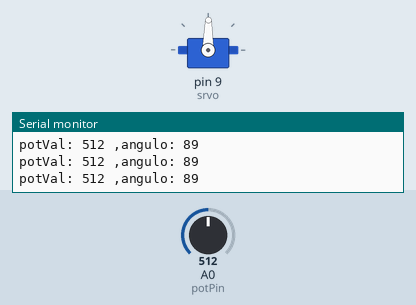
Bench run of a sketch on a simulated Arduino Uno, built with avr-gcc and run on an emulated ATmega328P. Parts: servo, the last lines printed to the serial monitor. The test bench sets the inputs (shaded band); at power-on: A0 (potPin) = 512.

Above: at 1.2 s.
1.3 s: A0 (potPin) set to 716
At 2.5 s:
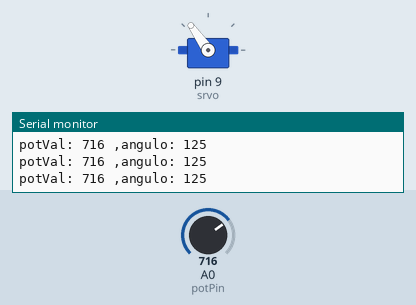
2.8 s: A0 (potPin) set to 900
At 4.0 s:
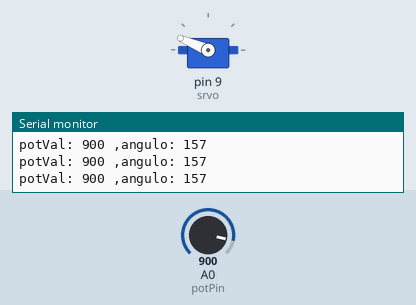
4.3 s: A0 (potPin) set to 1023
At 5.4 s:
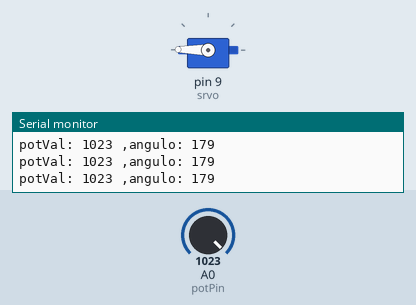
5.8 s: A0 (potPin) set to 306
At 6.9 s:
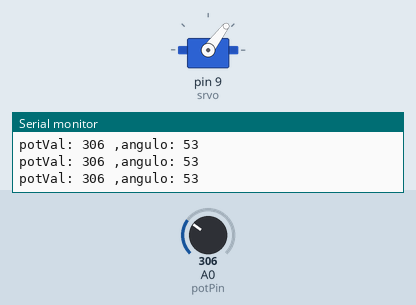
7.3 s: A0 (potPin) set to 122
At 8.2 s:
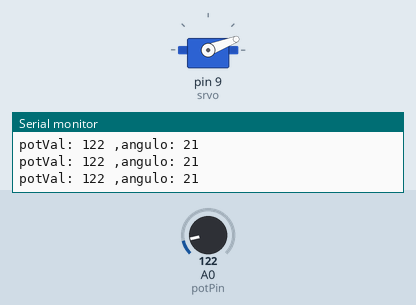
8.8 s: A0 (potPin) set to 511
At 9.6 s:
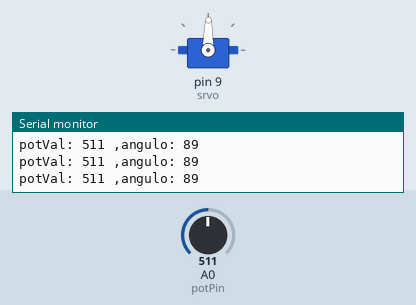
Timing chart, 0 to 11.3 s (numbered marks = the images above; inputs shaded):
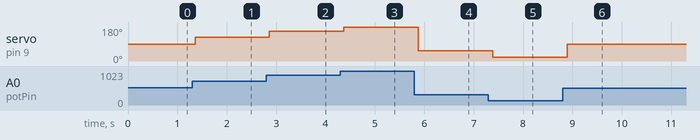

The sketch:

sketch_nov02c.ino
```cpp
#include <Servo.h>
Servo srvo;
int const potPin = A0;
int potVal;
int angle;
void setup() {
  // put your setup code here, to run once:
  srvo.attach(9);
  Serial.begin(9600);
}

void loop() {
  // put your main code here, to run repeatedly:
  potVal=analogRead(potPin);
  Serial.print("potVal: ");
  Serial.print(potVal);
  angle = map(potVal,0,1023,0,179);
  Serial.print(" ,angulo: ");
  Serial.println(angle);
  srvo.write(angle);
  delay(150);
}
```

Measured:
- after the input at 1.3 s, servo on pin 9 (srvo): 89° → 125° after 0.06 s
- after the input at 2.8 s, servo on pin 9 (srvo): 125° → 157° after 0.06 s
- after the input at 4.3 s, servo on pin 9 (srvo): 157° → 179° after 0.07 s
- after the input at 5.8 s, servo on pin 9 (srvo): 179° → 53° after 0.08 s
- after the input at 7.3 s, servo on pin 9 (srvo): 53° → 21° after 0.08 s
- after the input at 8.8 s, servo on pin 9 (srvo): 21° → 89° after 0.09 s
